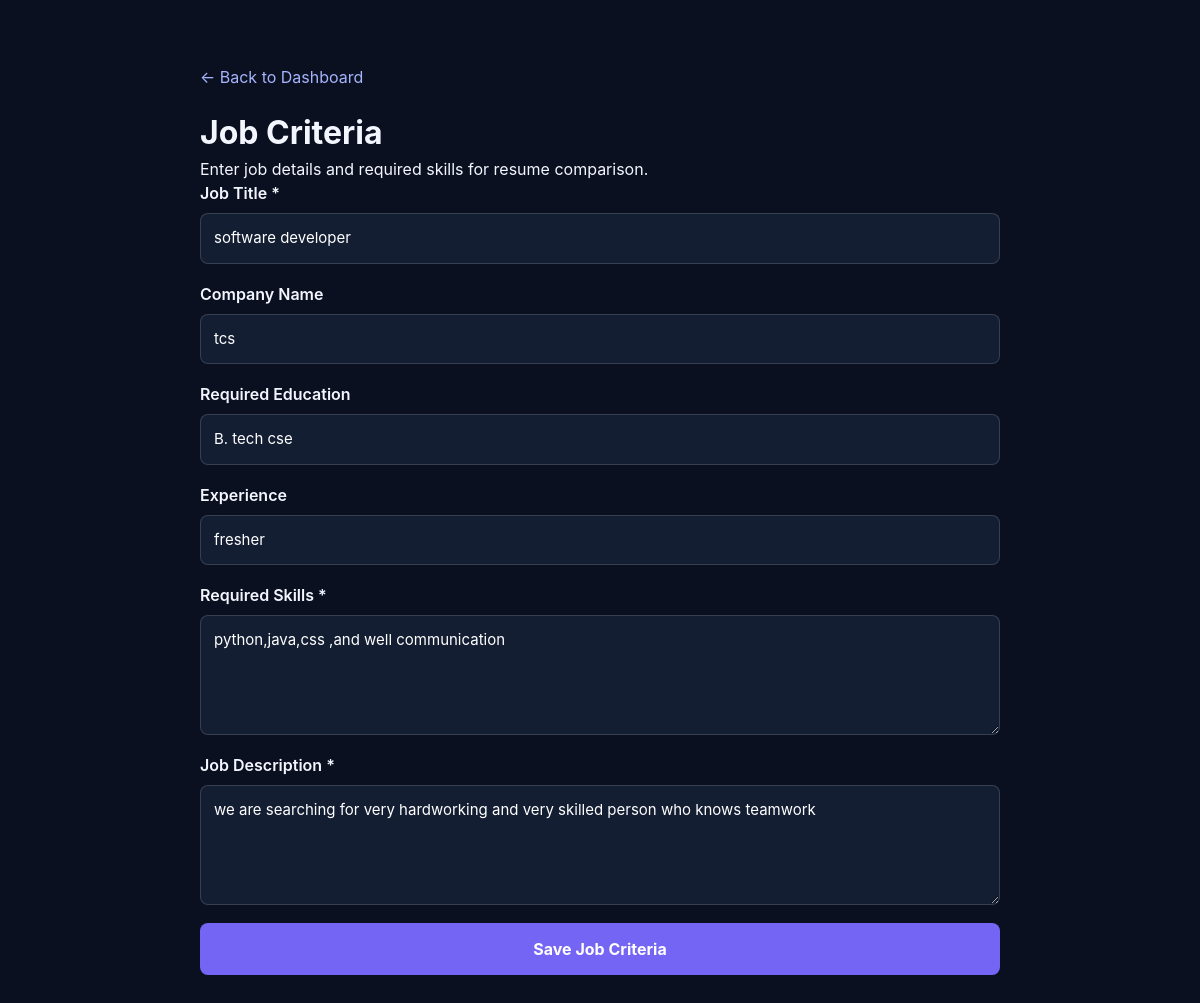
Screenshot of /job-criteria (signed in) with the database file from the repository.
### tables this page shows
CREATE TABLE job_criteria (
            id INTEGER PRIMARY KEY AUTOINCREMENT,
            job_title TEXT NOT NULL,
            company_name TEXT,
            education TEXT,
            experience TEXT,
            required_skills TEXT NOT NULL,
            job_description TEXT NOT NULL
        );

### app.py (the view, shortened to what this page needs)
@app.route("/job-criteria", methods=["GET", "POST"])
@login_required
def job_criteria():
    success_message = None
    error_message = None
    with sqlite3.connect(DATABASE) as conn:
        conn.row_factory = sqlite3.Row
        saved_criteria = conn.execute("""
            SELECT *
            FROM job_criteria
            ORDER BY id DESC
            LIMIT 1
        """).fetchone()
    return render_template(
        "job_criteria.html",
        success_message=success_message,
        error_message=error_message,
        saved_criteria=saved_criteria
    )

### app.py (called while the page is built)
def get_current_user():
    user_id = session.get("user_id")
    if not user_id:
        return None
    with sqlite3.connect(DATABASE) as conn:
        conn.row_factory = sqlite3.Row
        user = conn.execute(
            "SELECT * FROM users WHERE id = ?",
            (user_id,)
        ).fetchone()
    return user

def login_required(f):
    @wraps(f)
    def decorated_function(*args, **kwargs):
        if "user_id" not in session or not get_current_user():
            return redirect(url_for("login"))
        return f(*args, **kwargs)
    return decorated_function

### templates/job_criteria.html (shortened to what this page needs)
<!DOCTYPE html>
<html lang="en">
<head>
    <link rel="stylesheet"
          href="{{ url_for('static', filename='css/style.css') }}">
</head>
<body>
<main class="criteria-page">
    <a href="{{ url_for('dashboard') }}" class="back-link">
        ← Back to Dashboard
    </a>
    <h1>Job Criteria</h1>
    <p>Enter job details and required skills for resume comparison.</p>
    <form class="criteria-form"
          id="criteriaForm"
          method="POST"
          action="{{ url_for('job_criteria') }}">
        <div class="form-group">
            <label for="jobTitle">Job Title *</label>
            <input type="text"
                   id="jobTitle"
                   name="jobTitle"
                   value="{{ saved_criteria['job_title'] if saved_criteria else '' }}"
                   placeholder="Software Developer"
                   required>
        </div>
        <div class="form-group">
            <label for="companyName">Company Name</label>
            <input type="text"
                   id="companyName"
                   name="companyName"
                   value="{{ saved_criteria['company_name'] if saved_criteria else '' }}"
                   placeholder="ABC Technologies">
        </div>
        <div class="form-group">
            <label for="education">Required Education</label>
            <input type="text"
                   id="education"
                   name="education"
                   value="{{ saved_criteria['education'] if saved_criteria else '' }}"
                   placeholder="B.Tech CSE / IT">
        </div>
        <div class="form-group">
            <label for="experience">Experience</label>
            <input type="text"
                   id="experience"
                   name="experience"
                   value="{{ saved_criteria['experience'] if saved_criteria else '' }}"
                   placeholder="Fresher (0-1 Years)">
        </div>
        <div class="form-group">
            <label for="requiredSkills">Required Skills *</label>
            <textarea id="requiredSkills"
                      name="requiredSkills"
                      placeholder="Python, Java, DSA, HTML, CSS, JavaScript, SQL"
                      required>{{ saved_criteria['required_skills'] if saved_criteria else '' }}</textarea>
        </div>
        <div class="form-group">
            <label for="jobDescription">Job Description *</label>
            <textarea id="jobDescription"
                      name="jobDescription"
                      placeholder="Enter job responsibilities and requirements..."
                      required>{{ saved_criteria['job_description'] if saved_criteria else '' }}</textarea>
        </div>
        <button type="submit" class="save-btn">
            Save Job Criteria
        </button>
    </form>
</main>
</body>
</html>

### static/css/style.css (style rules this page uses)
:root { --bg: #0b1020; --sidebar: #10182b; --card: #141e33; --card-light: #1a2740; --primary: #7565f5; --blue: #3589f7; --text: #f4f6ff; --muted: #94a3b8; --border: rgba(255, 255, 255, 0.08); --success: #20bd8a; --danger: #f87171; }
* { margin: 0; padding: 0; box-sizing: border-box; }
html { scroll-behavior: smooth; }
body { background: var(--bg); color: var(--text); font-family: 'Inter', sans-serif; line-height: 1.5; overflow-x: hidden; }
button, input, select, textarea { font: inherit; }
button { cursor: pointer; }
a { text-decoration: none; color: inherit; }
input, textarea, select { max-width: 100%; }

### templates/job_criteria.html (style rules this page uses)
.criteria-page { max-width: 850px; margin: 40px auto; padding: 25px; color: #f4f6ff; }
.criteria-form { display: flex; flex-direction: column; gap: 18px; }
.form-group { display: flex; flex-direction: column; gap: 8px; }
.form-group label { font-weight: 600; }
.form-group input, .form-group textarea { width: 100%; box-sizing: border-box; padding: 13px; border: 1px solid rgba(255,255,255,.15); border-radius: 8px; background: #141e33; color: white; font-size: 15px; }
.form-group textarea { min-height: 120px; resize: vertical; }
.save-btn { padding: 14px; border: none; border-radius: 8px; background: #7565f5; color: white; font-size: 16px; font-weight: bold; cursor: pointer; }
.back-link { display: inline-block; margin-bottom: 20px; color: #a5b4fc; text-decoration: none; }

### rows the page displays
job_criteria: jobTitle "software developer", companyName "tcs", education "B. tech cse", experience "fresher", requiredSkills "python,java,css ,and well communication", jobDescription "we are searching for very hardworking and very skilled person who knows teamwork"
